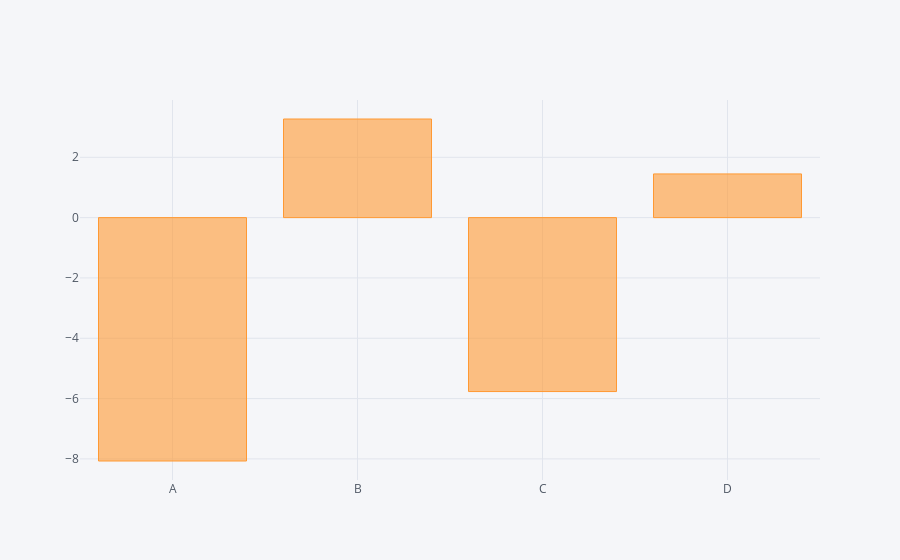

Notebook cell for this chart:
### Code cell
#you can call some aggregate function so that iplot is useful
df.sum().iplot(kind='bar') #taking the sum of all categories and plotting it

### Figure 1 — Plotly figure (JSON) as saved in the notebook; plotly's stock layout.template omitted (floating-point values rounded to 4 significant figures)
{"data": [{"marker": {"color": "rgba(255, 153, 51, 0.6)", "line": {"color": "rgba(255, 153, 51, 1.0)", "width": 1}}, "name": "None", "orientation": "v", "text": "", "type": "bar", "uid": "8ddd646d-f5cd-431e-8825-a7c82407b457", "x": ["A", "B", "C", "D"], "y": [-8.069, 3.269, -5.767, 1.448]}], "layout": {"legend": {"bgcolor": "#F5F6F9", "font": {"color": "#4D5663"}}, "paper_bgcolor": "#F5F6F9", "plot_bgcolor": "#F5F6F9", "title": {"font": {"color": "#4D5663"}}, "xaxis": {"gridcolor": "#E1E5ED", "showgrid": true, "tickfont": {"color": "#4D5663"}, "title": {"font": {"color": "#4D5663"}, "text": ""}, "zerolinecolor": "#E1E5ED"}, "yaxis": {"gridcolor": "#E1E5ED", "showgrid": true, "tickfont": {"color": "#4D5663"}, "title": {"font": {"color": "#4D5663"}, "text": ""}, "zerolinecolor": "#E1E5ED"}}}
